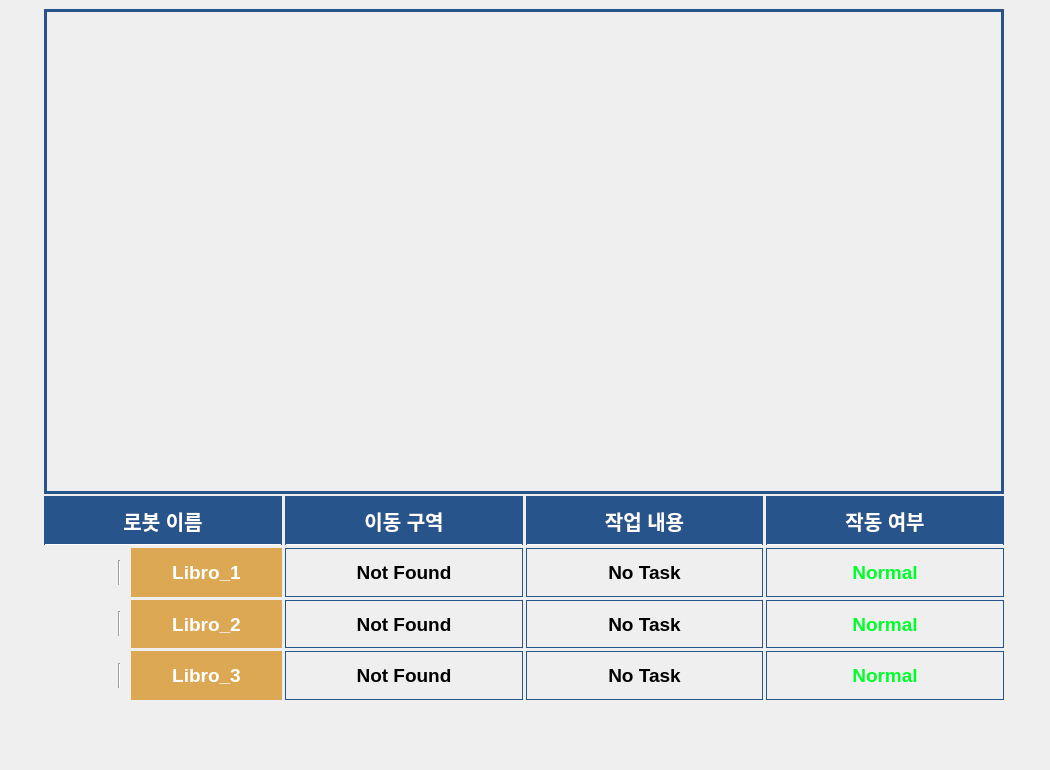
      <widget class="QWidget" name="robot_state_tab">
       <property name="minimumSize">
        <size>
         <width>1050</width>
         <height>770</height>
        </size>
       </property>
       <property name="maximumSize">
        <size>
         <width>1050</width>
         <height>770</height>
        </size>
       </property>
       <property name="font">
        <font>
         <pointsize>12</pointsize>
         <weight>75</weight>
         <bold>true</bold>
        </font>
       </property>
       <attribute name="title">
        <string>로봇 현황</string>
       </attribute>
       <widget class="QWidget" name="gridLayoutWidget">
        <property name="geometry">
         <rect>
          <x>9</x>
          <y>9</y>
          <width>1031</width>
          <height>691</height>
         </rect>
        </property>
        <layout class="QGridLayout" name="gridLayout" rowstretch="4,1">
         <property name="horizontalSpacing">
          <number>0</number>
         </property>
         <property name="verticalSpacing">
          <number>2</number>
         </property>
         <item row="1" column="0">
          <layout class="QVBoxLayout" name="verticalLayout_5">
           <item>
            <layout class="QGridLayout" name="gridLayout_5" columnstretch="0,0,0,0">
             <property name="spacing">
              <number>3</number>
             </property>
             <item row="0" column="2">
              <widget class="QLabel" name="status_name">
               <property name="font">
                <font>
                 <pointsize>15</pointsize>
                 <weight>75</weight>
                 <bold>true</bold>
                </font>
               </property>
               <property name="styleSheet">
                <string notr="true">background: #27548A;
color: white; 
border: 1px solid #27548A;
border-bottom-color: white;
padding: 2px;</string>
               </property>
               <property name="text">
                <string>작업 내용</string>
               </property>
               <property name="alignment">
                <set>Qt::AlignCenter</set>
               </property>
              </widget>
             </item>
             <item row="0" column="0">
              <widget class="QLabel" name="robot_name">
               <property name="font">
                <font>
                 <pointsize>15</pointsize>
                 <weight>75</weight>
                 <bold>true</bold>
                </font>
               </property>
               <property name="styleSheet">
                <string notr="true">background: #27548A;
color: white; 
border: 1px solid #27548A;
border-bottom-color: white;
padding: 2px;</string>
               </property>
               <property name="text">
                <string>로봇 이름</string>
               </property>
               <property name="alignment">
                <set>Qt::AlignCenter</set>
               </property>
              </widget>
             </item>
             <item row="1" column="1">
              <widget class="QLabel" name="libro1_area_lb">
               <property name="font">
                <font>
                 <family>System-ui</family>
                 <pointsize>14</pointsize>
                 <weight>75</weight>
                 <bold>true</bold>
                </font>
               </property>
               <property name="styleSheet">
                <string notr="true">border: 1px solid #27548A;
padding: 4px;</string>
               </property>
               <property name="text">
                <string>Not Found</string>
               </property>
               <property name="alignment">
                <set>Qt::AlignCenter</set>
               </property>
              </widget>
             </item>
             <item row="0" column="1">
              <widget class="QLabel" name="current_area">
               <property name="font">
                <font>
                 <pointsize>15</pointsize>
                 <weight>75</weight>
                 <bold>true</bold>
                </font>
               </property>
               <property name="styleSheet">
                <string notr="true">background: #27548A;
color: white; 
border: 1px solid #27548A;
border-bottom-color: white;
padding: 2px;</string>
               </property>
               <property name="text">
                <string>이동 구역</string>
               </property>
               <property name="alignment">
                <set>Qt::AlignCenter</set>
               </property>
              </widget>
             </item>
             <item row="0" column="3">
              <widget class="QLabel" name="robot_error_status">
               <property name="font">
                <font>
                 <pointsize>15</pointsize>
                 <weight>75</weight>
                 <bold>true</bold>
                </font>
               </property>
               <property name="styleSheet">
                <string notr="true">background: #27548A;
color: white; 
border: 1px solid #27548A;
border-bottom-color: white;
padding: 2px;</string>
               </property>
               <property name="text">
                <string>작동 여부</string>
               </property>
               <property name="alignment">
                <set>Qt::AlignCenter</set>
               </property>
              </widget>
             </item>
             <item row="1" column="2">
              <widget class="QLabel" name="libro1_state_lb">
               <property name="font">
                <font>
                 <family>System-ui</family>
                 <pointsize>14</pointsize>
                 <weight>75</weight>
                 <bold>true</bold>
                </font>
               </property>
               <property name="styleSheet">
                <string notr="true">border: 1px solid #27548A;
padding: 4px;</string>
               </property>
               <property name="text">
                <string>No Task</string>
               </property>
               <property name="alignment">
                <set>Qt::AlignCenter</set>
               </property>
              </widget>
             </item>
             <item row="1" column="3">
              <widget class="QLabel" name="libro1_error_lb">
               <property name="font">
                <font>
                 <family>System-ui</family>
                 <pointsize>14</pointsize>
                 <weight>75</weight>
                 <bold>true</bold>
                </font>
               </property>
               <property name="styleSheet">
                <string notr="true">border: 1px solid #27548A;
padding: 4px;
color:rgb(0, 255, 41);</string>
               </property>
               <property name="text">
                <string>Normal</string>
               </property>
               <property name="alignment">
                <set>Qt::AlignCenter</set>
               </property>
              </widget>
             </item>
             <item row="1" column="0">
              <layout class="QHBoxLayout" name="horizontalLayout">
               <property name="spacing">
                <number>10</number>
               </property>
               <item>
                <widget class="QLabel" name="blue_iamge">
                 <property name="minimumSize">
                  <size>
                   <width>64</width>
                   <height>32</height>
                  </size>
                 </property>
                 <property name="maximumSize">
                  <size>
                   <width>64</width>
                   <height>32</height>
                  </size>
                 </property>
                 <property name="text">
                  <string/>
                 </property>
                 <property name="pixmap">
                  <pixmap>image/pinky_blue_64x32.png</pixmap>
                 </property>
                 <property name="scaledContents">
                  <bool>true</bool>
                 </property>
                </widget>
               </item>
               <item>
                <widget class="Line" name="line_4">
                 <property name="sizePolicy">
                  <sizepolicy hsizetype="Fixed" vsizetype="Minimum">
                   <horstretch>0</horstretch>
                   <verstretch>0</verstretch>
                  </sizepolicy>
                 </property>
                 <property name="minimumSize">
                  <size>
                   <width>0</width>
                   <height>25</height>
                  </size>
                 </property>
                 <property name="maximumSize">
                  <size>
                   <width>16777215</width>
                   <height>25</height>
                  </size>
                 </property>
                 <property name="orientation">
                  <enum>Qt::Vertical</enum>
                 </property>
                </widget>
               </item>
               <item>
                <widget class="QLabel" name="robot_id_1">
                 <property name="font">
                  <font>
                   <family>System-ui</family>
                   <pointsize>14</pointsize>
                   <weight>75</weight>
                   <bold>true</bold>
                  </font>
                 </property>
                 <property name="styleSheet">
                  <string notr="true">background: #DDA853;
color: white; 
border: 1px solid #DDA853;
padding: 2px;</string>
                 </property>
                 <property name="text">
                  <string>Libro_1</string>
                 </property>
                 <property name="alignment">
                  <set>Qt::AlignCenter</set>
                 </property>
                </widget>
               </item>
              </layout>
             </item>
             <item row="2" column="0">
              <layout class="QHBoxLayout" name="horizontalLayout_2">
               <property name="spacing">
                <number>10</number>
               </property>
               <item>
                <widget class="QLabel" name="red_image">
                 <property name="minimumSize">
                  <size>
                   <width>64</width>
                   <height>32</height>
                  </size>
                 </property>
                 <property name="maximumSize">
                  <size>
                   <width>64</width>
                   <height>32</height>
                  </size>
                 </property>
                 <property name="text">
                  <string/>
                 </property>
                 <property name="pixmap">
                  <pixmap>image/pinky_red_64x32.png</pixmap>
                 </property>
                 <property name="scaledContents">
                  <bool>true</bool>
                 </property>
                </widget>
               </item>
               <item>
                <widget class="Line" name="line_5">
                 <property name="minimumSize">
                  <size>
                   <width>0</width>
                   <height>25</height>
                  </size>
                 </property>
                 <property name="maximumSize">
                  <size>
                   <width>16777215</width>
                   <height>25</height>
                  </size>
                 </property>
                 <property name="orientation">
                  <enum>Qt::Vertical</enum>
                 </property>
                </widget>
               </item>
               <item>
                <widget class="QLabel" name="robot_id_2">
                 <property name="font">
                  <font>
                   <family>System-ui</family>
                   <pointsize>14</pointsize>
                   <weight>75</weight>
                   <bold>true</bold>
                  </font>
                 </property>
                 <property name="styleSheet">
                  <string notr="true">background: #DDA853;
color: white; 
border: 1px solid #DDA853;
padding: 2px;</string>
                 </property>
                 <property name="text">
                  <string>Libro_2</string>
                 </property>
                 <property name="alignment">
                  <set>Qt::AlignCenter</set>
                 </property>
                </widget>
               </item>
              </layout>
             </item>
             <item row="3" column="0">
              <layout class="QHBoxLayout" name="horizontalLayout_5">
               <property name="spacing">
                <number>10</number>
               </property>
               <item>
                <widget class="QLabel" name="green_image">
                 <property name="minimumSize">
                  <size>
                   <width>64</width>
                   <height>32</height>
                  </size>
                 </property>
                 <property name="maximumSize">
                  <size>
                   <width>64</width>
                   <height>32</height>
                  </size>
                 </property>
                 <property name="text">
                  <string/>
                 </property>
                 <property name="pixmap">
                  <pixmap>image/pinky_green_64x32.png</pixmap>
                 </property>
                 <property name="scaledContents">
                  <bool>true</bool>
                 </property>
                </widget>
               </item>
               <item>
                <widget class="Line" name="line_6">
                 <property name="minimumSize">
                  <size>
                   <width>0</width>
                   <height>25</height>
                  </size>
                 </property>
                 <property name="maximumSize">
                  <size>
                   <width>16777215</width>
                   <height>25</height>
                  </size>
                 </property>
                 <property name="orientation">
                  <enum>Qt::Vertical</enum>
                 </property>
                </widget>
               </item>
               <item>
                <widget class="QLabel" name="robot_id_3">
                 <property name="font">
                  <font>
                   <family>System-ui</family>
                   <pointsize>14</pointsize>
                   <weight>75</weight>
                   <bold>true</bold>
                  </font>
                 </property>
                 <property name="styleSheet">
                  <string notr="true">background: #DDA853;
color: white; 
border: 1px solid #DDA853;
padding: 2px;</string>
                 </property>
                 <property name="text">
                  <string>Libro_3</string>
                 </property>
                 <property name="alignment">
                  <set>Qt::AlignCenter</set>
                 </property>
                </widget>
               </item>
              </layout>
             </item>
             <item row="2" column="2">
              <widget class="QLabel" name="libro2_state_lb">
               <property name="font">
                <font>
                 <family>System-ui</family>
                 <pointsize>14</pointsize>
                 <weight>75</weight>
                 <bold>true</bold>
                </font>
               </property>
               <property name="styleSheet">
                <string notr="true">border: 1px solid #27548A;
padding: 4px;</string>
               </property>
               <property name="text">
                <string>No Task</string>
               </property>
               <property name="alignment">
                <set>Qt::AlignCenter</set>
               </property>
              </widget>
             </item>
             <item row="3" column="2">
              <widget class="QLabel" name="libro3_state_lb">
               <property name="font">
                <font>
                 <family>System-ui</family>
                 <pointsize>14</pointsize>
                 <weight>75</weight>
                 <bold>true</bold>
                </font>
               </property>
               <property name="styleSheet">
                <string notr="true">border: 1px solid #27548A;
padding: 4px;</string>
               </property>
               <property name="text">
                <string>No Task</string>
               </property>
               <property name="alignment">
                <set>Qt::AlignCenter</set>
               </property>
              </widget>
             </item>
             <item row="2" column="3">
              <widget class="QLabel" name="libro2_error_lb">
               <property name="font">
                <font>
                 <family>System-ui</family>
                 <pointsize>14</pointsize>
                 <weight>75</weight>
                 <bold>true</bold>
                </font>
               </property>
               <property name="styleSheet">
                <string notr="true">border: 1px solid #27548A;
padding: 4px;
color:rgb(0, 255, 41);</string>
               </property>
               <property name="text">
                <string>Normal</string>
               </property>
               <property name="alignment">
                <set>Qt::AlignCenter</set>
               </property>
              </widget>
             </item>
             <item row="3" column="3">
              <widget class="QLabel" name="libro3_error_lb">
               <property name="font">
                <font>
                 <family>System-ui</family>
                 <pointsize>14</pointsize>
                 <weight>75</weight>
                 <bold>true</bold>
                </font>
               </property>
               <property name="styleSheet">
                <string notr="true">border: 1px solid #27548A;
padding: 4px;
color:rgb(0, 255, 41);</string>
               </property>
               <property name="text">
                <string>Normal</string>
               </property>
               <property name="alignment">
                <set>Qt::AlignCenter</set>
               </property>
              </widget>
             </item>
             <item row="2" column="1">
              <widget class="QLabel" name="libro2_area_lb">
               <property name="font">
                <font>
                 <family>System-ui</family>
                 <pointsize>14</pointsize>
                 <weight>75</weight>
                 <bold>true</bold>
                </font>
               </property>
               <property name="styleSheet">
                <string notr="true">border: 1px solid #27548A;
padding: 4px;</string>
               </property>
               <property name="text">
                <string>Not Found</string>
               </property>
               <property name="alignment">
                <set>Qt::AlignCenter</set>
               </property>
              </widget>
             </item>
             <item row="3" column="1">
              <widget class="QLabel" name="libro3_area_lb">
               <property name="font">
                <font>
                 <family>System-ui</family>
                 <pointsize>14</pointsize>
                 <weight>75</weight>
                 <bold>true</bold>
                </font>
               </property>
               <property name="styleSheet">
                <string notr="true">border: 1px solid #27548A;
padding: 4px;</string>
               </property>
               <property name="text">
                <string>Not Found</string>
               </property>
               <property name="alignment">
                <set>Qt::AlignCenter</set>
               </property>
              </widget>
             </item>
            </layout>
           </item>
          </layout>
         </item>
         <item row="0" column="0">
          <widget class="QWidget" name="verticalWidget_3" native="true">
           <property name="minimumSize">
            <size>
             <width>960</width>
             <height>485</height>
            </size>
           </property>
           <property name="maximumSize">
            <size>
             <width>960</width>
             <height>485</height>
            </size>
           </property>
           <layout class="QVBoxLayout" name="verticalLayout_6">
            <property name="spacing">
             <number>2</number>
            </property>
            <property name="leftMargin">
             <number>0</number>
            </property>
            <property name="topMargin">
             <number>0</number>
            </property>
            <property name="rightMargin">
             <number>0</number>
            </property>
            <property name="bottomMargin">
             <number>0</number>
            </property>
            <item>
             <widget class="QLabel" name="map_image_lb">
              <property name="minimumSize">
               <size>
                <width>960</width>
                <height>485</height>
               </size>
              </property>
              <property name="maximumSize">
               <size>
                <width>960</width>
                <height>485</height>
               </size>
              </property>
              <property name="styleSheet">
               <string notr="true">border: 3px solid #27548A;</string>
              </property>
              <property name="text">
               <string/>
              </property>
              <property name="pixmap">
               <pixmap>image/map_new2.png</pixmap>
              </property>
             </widget>
            </item>
           </layout>
          </widget>
         </item>
        </layout>
       </widget>
      </widget>
